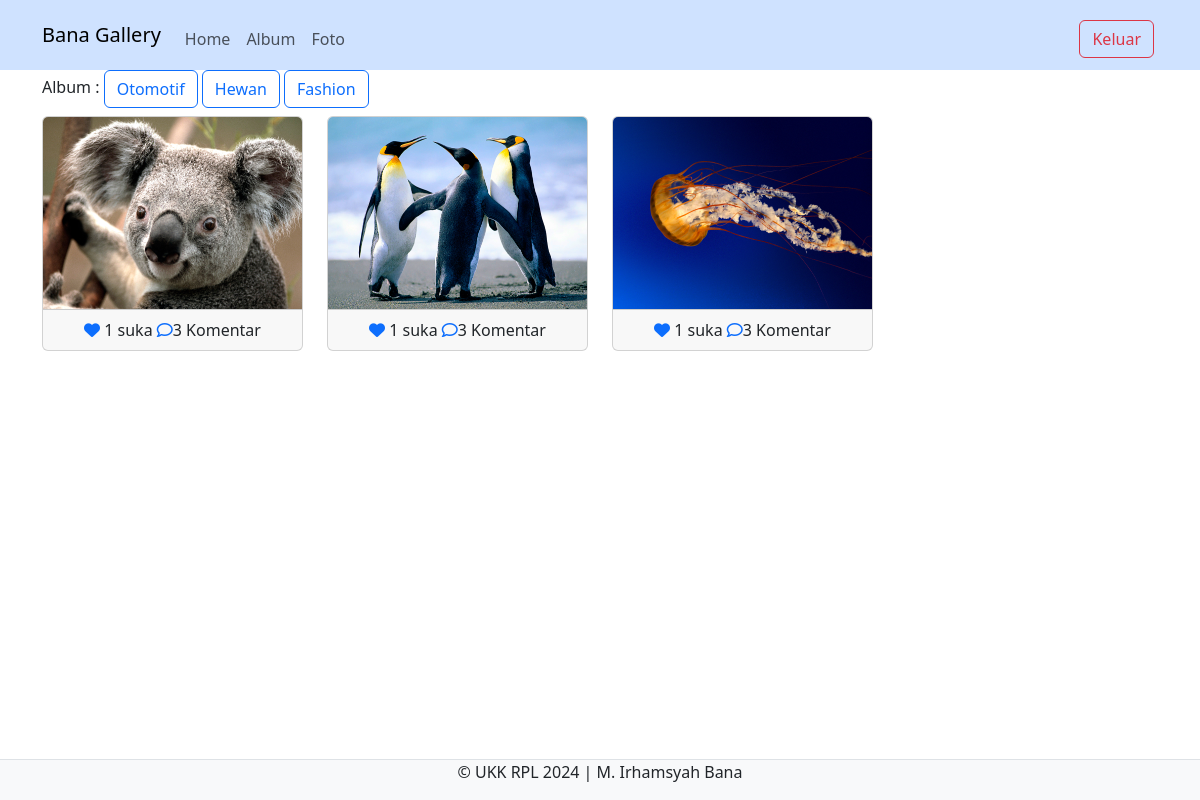
Page /admin/home.php (signed in) on the committed database.
### tables this page shows
CREATE TABLE `album` (
  `albumid` int(11) NOT NULL,
  `namaalbum` varchar(255) NOT NULL,
  `deskripsi` text NOT NULL,
  `tanggalbuat` date NOT NULL,
  `userid` int(11) NOT NULL
);

CREATE TABLE `foto` (
  `fotoid` int(11) NOT NULL,
  `judulfoto` varchar(255) NOT NULL,
  `deskripsifoto` text NOT NULL,
  `tanggalunggah` date NOT NULL,
  `lokasifile` varchar(255) NOT NULL,
  `albumid` int(11) NOT NULL,
  `userid` int(11) NOT NULL
);

### admin/home.php (the view, shortened to what this page needs)
<?php
$userid = $_SESSION['userid'];
include '../config/koneksi.php';
?>
<!DOCTYPE html>
<html lang="en">
<head>
    <link rel="stylesheet" type="text/css" href="../assets/css/bootstrap.min.css">
    <link rel="stylesheet" href="https://cdnjs.cloudflare.com/ajax/libs/font-awesome/6.5.1/css/all.min.css"/>
</head>
<body>
<nav class="navbar navbar-expand-lg navbar-danger-subtle bg-primary-subtle">
  <div class="container">
    <a class="navbar-brand" href="index.php">Bana Gallery</a>
    <div class="collapse navbar-collapse mt-2" id="navbarNavAltMarkup">
      <div class="navbar-nav me-auto">
      <a href="home.php" class="nav-link">Home</a>
      <a href="album.php" class="nav-link">Album</a>
      <a href="foto.php" class="nav-link">Foto</a>
      </div>
      <a href="../config/aksi_logout.php" class="btn btn-outline-danger m-1">Keluar</a>
    </div>
  </div>
</nav>
<div class="container mt-30">
    Album :
    <?php
    $album = mysqli_query($koneksi, "SELECT * FROM album WHERE userid='$userid'");
    while($row = mysqli_fetch_array($album)){ ?>
    <a href="home.php?albumid=<?php echo $row['albumid'] ?>" class="btn btn-outline-primary">
    <?php echo $row['namaalbum'] ?></a>
    <?php } ?>
    <div class="row">
        <?php
        if (isset($_GET['albumid'])){
            $albumid = $_GET['albumid'];
            $query = mysqli_query($koneksi, "SELECT * FROM foto WHERE userid='$userid' AND albumid='$albumid'");
            while($data = mysqli_fetch_array($query)){ ?>
<div class="col-md-3 mt-2">
            <div class="card">
                <img style="height: 12rem;" src="../assets/img/<?php echo $data['lokasifile'] ?>" class="card-img-top"
                 title="<?php echo $data['judulfoto'] ?>">
                <div class="card-footer text-center">
                    <?php
                    $fotoid = $data['fotoid'];
                    $ceksuka = mysqli_query($koneksi, "SELECT * FROM likefoto WHERE fotoid='$fotoid' AND userid='$userid'");
                    if (mysqli_num_rows($ceksuka) == 1) { ?>
                          <a href="../config/proses_like.php?fotoid=<?php echo $data['fotoid'] ?>" type="submit" name="batalsuka">
                    <i class="fa fa-heart"></i></a>
                    <?php }else{ ?>
                        <a href="../config/proses_like.php?fotoid=<?php echo $data['fotoid'] ?>" type="submit" name="suka">
                    <i class="fa-regular fa-heart"></i></a>
                        <?php }
                    $like = mysqli_query($koneksi, "SELECT * FROM likefoto WHERE fotoid='$fotoid'");
                    echo mysqli_num_rows($like). ' suka';
                     ?>
                    <a href=""><i class="fa-regular fa-comment"></i></a>3 Komentar
                </div>
            </div>
        </div>
       <?php  }  }else{
$query = mysqli_query($koneksi, "SELECT * FROM Foto WHERE userid='$userid'");
while($data =mysqli_fetch_array($query)){
?>
<div class="col-md-3 mt-2">
            <div class="card">
                <img style="height: 12rem;" src="../assets/img/<?php echo $data['lokasifile'] ?>" class="card-img-top"
                 title="<?php echo $data['judulfoto'] ?>">
                <div class="card-footer text-center">
                    <?php
                    $fotoid = $data['fotoid'];
                    $ceksuka = mysqli_query($koneksi, "SELECT * FROM likefoto WHERE fotoid='$fotoid' AND userid='$userid'");
                    if (mysqli_num_rows($ceksuka) == 1) { ?>
                          <a href="../config/proses_like.php?fotoid=<?php echo $data['fotoid'] ?>" type="submit" name="batalsuka">
                    <i class="fa fa-heart"></i></a>
                    <?php }else{ ?>
                        <a href="../config/proses_like.php?fotoid=<?php echo $data['fotoid'] ?>" type="submit" name="suka">
                    <i class="fa-regular fa-heart"></i></a>
                        <?php }
                    $like = mysqli_query($koneksi, "SELECT * FROM likefoto WHERE fotoid='$fotoid'");
                    echo mysqli_num_rows($like). ' suka';
                     ?>
                    <a href=""><i class="fa-regular fa-comment"></i></a>3 Komentar
                </div>
            </div>
        </div>
<?php } } ?>
</div>
</div>
<footer class="d-flex justify-content-center border-top mt-3 bg-light fixed-bottom">
    <p>&copy; UKK RPL 2024 | M. Irhamsyah Bana</p>
</footer>
</body>
</html>

### rows in the picture
album: namaalbum "Otomotif"
album: namaalbum "Hewan"
album: namaalbum "Fashion"
foto: lokasifile+judulfoto (picture), mysqli_num_rows($like) "1"
foto: lokasifile (picture), mysqli_num_rows($like) "1"
foto: lokasifile (picture), mysqli_num_rows($like) "1"
